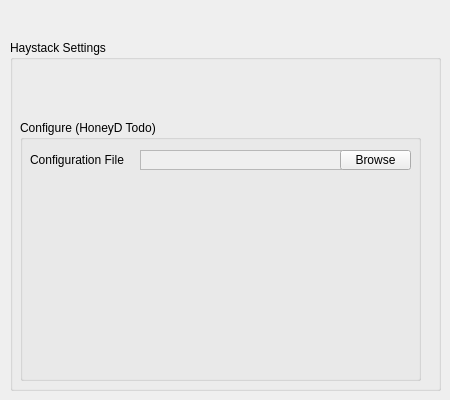
    <widget class="QWidget" name="haystackPage">
     <widget class="QGroupBox" name="hsGroupBox">
      <property name="geometry">
       <rect>
        <x>10</x>
        <y>40</y>
        <width>431</width>
        <height>351</height>
       </rect>
      </property>
      <property name="title">
       <string>Haystack Settings</string>
      </property>
      <widget class="QGroupBox" name="hsConfigGroupBox">
       <property name="geometry">
        <rect>
         <x>10</x>
         <y>80</y>
         <width>401</width>
         <height>261</height>
        </rect>
       </property>
       <property name="title">
        <string>Configure (HoneyD Todo)</string>
       </property>
       <widget class="QLabel" name="hsConfigLabel">
        <property name="geometry">
         <rect>
          <x>10</x>
          <y>30</y>
          <width>111</width>
          <height>20</height>
         </rect>
        </property>
        <property name="toolTip">
         <string>&lt;!DOCTYPE HTML PUBLIC &quot;-//W3C//DTD HTML 4.0//EN&quot; &quot;http://www.w3.org/TR/REC-html40/strict.dtd&quot;&gt;
&lt;html&gt;&lt;head&gt;&lt;meta name=&quot;qrichtext&quot; content=&quot;1&quot; /&gt;&lt;style type=&quot;text/css&quot;&gt;
p, li { white-space: pre-wrap; }
&lt;/style&gt;&lt;/head&gt;&lt;body style=&quot; font-family:'Sans Serif'; font-size:9pt; font-weight:400; font-style:normal;&quot;&gt;
&lt;table border=&quot;0&quot; style=&quot;-qt-table-type: root; margin-top:4px; margin-bottom:4px; margin-left:4px; margin-right:4px;&quot;&gt;
&lt;tr&gt;
&lt;td style=&quot;border: none;&quot;&gt;
&lt;p align=&quot;center&quot; style=&quot; margin-top:0px; margin-bottom:0px; margin-left:0px; margin-right:0px; -qt-block-indent:0; text-indent:0px;&quot;&gt;The file to read the Haystack configuration from.&lt;/p&gt;&lt;/td&gt;&lt;/tr&gt;&lt;/table&gt;&lt;/body&gt;&lt;/html&gt;</string>
        </property>
        <property name="text">
         <string>Configuration File</string>
        </property>
       </widget>
       <widget class="QTextEdit" name="hsConfigEdit">
        <property name="enabled">
         <bool>false</bool>
        </property>
        <property name="geometry">
         <rect>
          <x>120</x>
          <y>30</y>
          <width>221</width>
          <height>20</height>
         </rect>
        </property>
        <property name="toolTip">
         <string>&lt;!DOCTYPE HTML PUBLIC &quot;-//W3C//DTD HTML 4.0//EN&quot; &quot;http://www.w3.org/TR/REC-html40/strict.dtd&quot;&gt;
&lt;html&gt;&lt;head&gt;&lt;meta name=&quot;qrichtext&quot; content=&quot;1&quot; /&gt;&lt;style type=&quot;text/css&quot;&gt;
p, li { white-space: pre-wrap; }
&lt;/style&gt;&lt;/head&gt;&lt;body style=&quot; font-family:'Sans Serif'; font-size:9pt; font-weight:400; font-style:normal;&quot;&gt;
&lt;table border=&quot;0&quot; style=&quot;-qt-table-type: root; margin-top:4px; margin-bottom:4px; margin-left:4px; margin-right:4px;&quot;&gt;
&lt;tr&gt;
&lt;td style=&quot;border: none;&quot;&gt;
&lt;p align=&quot;center&quot; style=&quot; margin-top:0px; margin-bottom:0px; margin-left:0px; margin-right:0px; -qt-block-indent:0; text-indent:0px;&quot;&gt;The file to read the Haystack configuration from.&lt;/p&gt;&lt;/td&gt;&lt;/tr&gt;&lt;/table&gt;&lt;/body&gt;&lt;/html&gt;</string>
        </property>
       </widget>
       <widget class="QPushButton" name="hsConfigButton">
        <property name="geometry">
         <rect>
          <x>320</x>
          <y>30</y>
          <width>71</width>
          <height>20</height>
         </rect>
        </property>
        <property name="toolTip">
         <string>&lt;!DOCTYPE HTML PUBLIC &quot;-//W3C//DTD HTML 4.0//EN&quot; &quot;http://www.w3.org/TR/REC-html40/strict.dtd&quot;&gt;
&lt;html&gt;&lt;head&gt;&lt;meta name=&quot;qrichtext&quot; content=&quot;1&quot; /&gt;&lt;style type=&quot;text/css&quot;&gt;
p, li { white-space: pre-wrap; }
&lt;/style&gt;&lt;/head&gt;&lt;body style=&quot; font-family:'Sans Serif'; font-size:9pt; font-weight:400; font-style:normal;&quot;&gt;
&lt;table border=&quot;0&quot; style=&quot;-qt-table-type: root; margin-top:4px; margin-bottom:4px; margin-left:4px; margin-right:4px;&quot;&gt;
&lt;tr&gt;
&lt;td style=&quot;border: none;&quot;&gt;
&lt;p align=&quot;center&quot; style=&quot; margin-top:0px; margin-bottom:0px; margin-left:0px; margin-right:0px; -qt-block-indent:0; text-indent:0px;&quot;&gt;Browse the file system for a configuration file.&lt;/p&gt;&lt;/td&gt;&lt;/tr&gt;&lt;/table&gt;&lt;/body&gt;&lt;/html&gt;</string>
        </property>
        <property name="text">
         <string>Browse</string>
        </property>
        <property name="flat">
         <bool>false</bool>
        </property>
       </widget>
      </widget>
     </widget>
    </widget>
